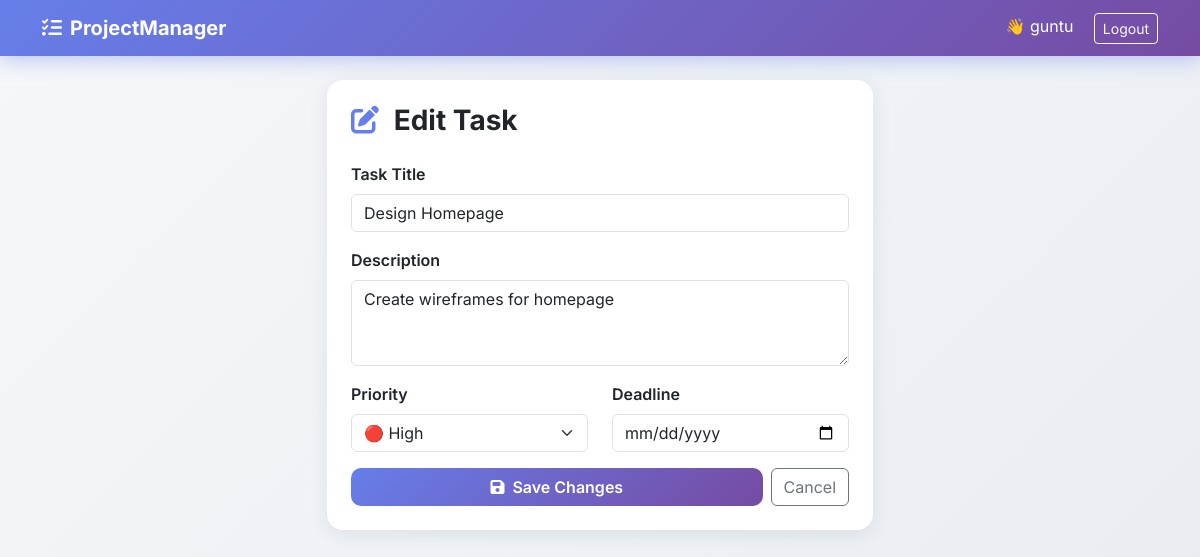
The app's page /task/1/edit/ (signed in), older data.
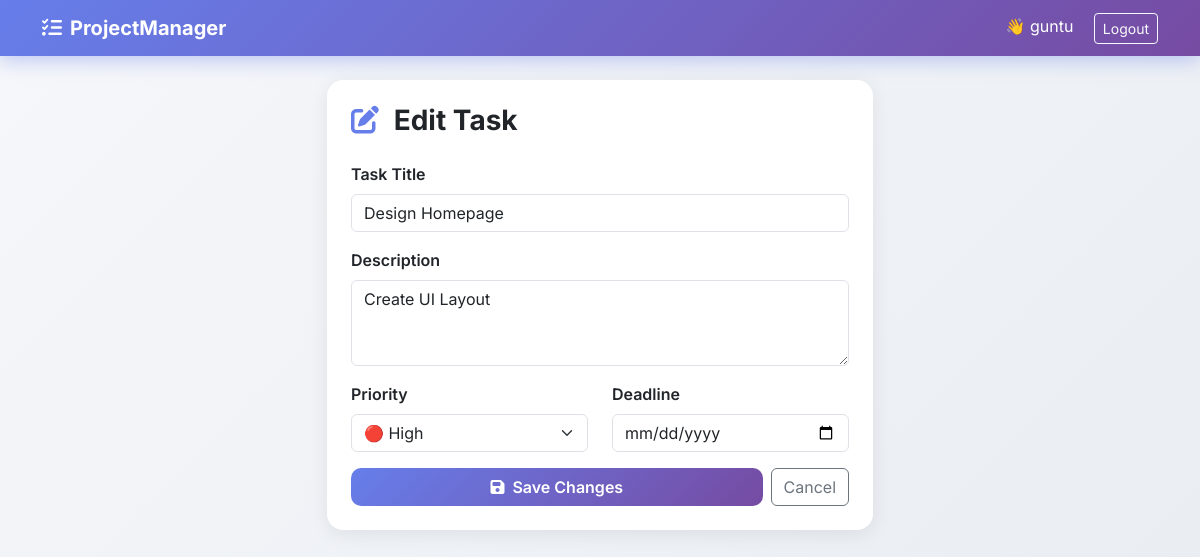
The same page, newer data.
### tasks/models.py (models this page shows, shortened)
class Task(models.Model):
    STATUS_CHOICES = [
        ('todo','To Do'),
        ('inprogress','In Progress'),
        ('done','Done'),
    ]
    PRIORITY_CHOICES = [
        ('low','Low'),
        ('medium','Medium'),
        ('high','High'),
    ]
    project = models.ForeignKey(Project, on_delete=models.CASCADE, related_name='tasks')
    title = models.CharField(max_length=200)
    description = models.TextField(blank=True)
    assigned_to = models.ForeignKey(User, on_delete=models.SET_NULL, null=True, blank=True, related_name='assigned_tasks')
    status = models.CharField(max_length=20, choices=STATUS_CHOICES, default='todo')
    priority = models.CharField(max_length=10, choices=PRIORITY_CHOICES, default='medium')
    deadline = models.DateField(null=True, blank=True)
    created_at = models.DateTimeField(auto_now_add=True)

### tasks/views.py (the view, shortened to what this page needs)
# urls.py: path('task/<int:pk>/edit/', views.edit_task, name='edit_task'),
@login_required
def edit_task(request, pk):
    task = get_object_or_404(Task, pk=pk)
    return render(request, 'tasks/edit_task.html', {'task': task})

### tasks/templates/tasks/edit_task.html (shortened to what this page needs)
{% extends 'tasks/base.html' %}
{% block content %}
<div class="row justify-content-center">
    <div class="col-md-6">
        <div class="card p-4">
            <h3 class="fw-bold mb-4">
                <i class="fas fa-edit me-2" style="color:#667eea"></i>
                Edit Task
            </h3>
            <form method="post">
                <div class="mb-3">
                    <label class="form-label fw-semibold">Task Title</label>
                    <input type="text" name="title" class="form-control"
                           value="{{ task.title }}" required>
                </div>
                <div class="mb-3">
                    <label class="form-label fw-semibold">Description</label>
                    <textarea name="description" class="form-control"
                              rows="3">{{ task.description }}</textarea>
                </div>
                <div class="row">
                    <div class="col-md-6 mb-3">
                        <label class="form-label fw-semibold">Priority</label>
                        <select name="priority" class="form-select">
                            <option value="high" {% if task.priority == 'high' %}selected{% endif %}>
                                🔴 High</option>
                        </select>
                    </div>
                    <div class="col-md-6 mb-3">
                        <label class="form-label fw-semibold">Deadline</label>
                        <input type="date" name="deadline" class="form-control"
                               value="{{ task.deadline }}">
                    </div>
                </div>
                <div class="d-flex gap-2">
                    <button type="submit" class="btn btn-primary flex-fill">
                        <i class="fas fa-save me-2"></i>Save Changes
                    </button>
                    <a href="{% url 'task_detail' task.pk %}"
                       class="btn btn-outline-secondary">Cancel</a>
                </div>
            </form>
        </div>
    </div>
</div>
{% endblock %}

Row changes from the older to the newer data that the page shows:
changed Task "Design Homepage": description "Create wireframes for homepage" → "Create UI Layout"
